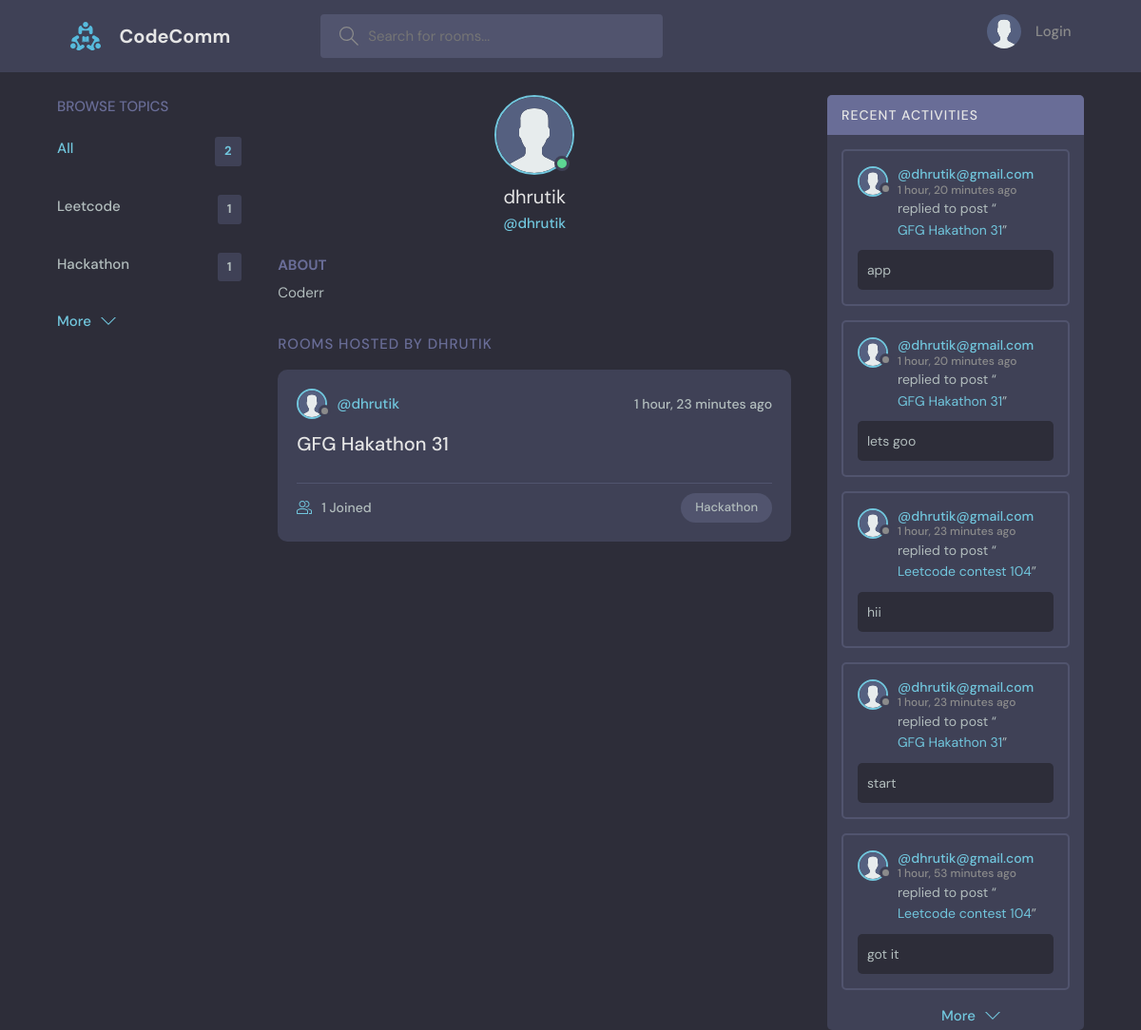
The app's page /profile/2/ with its own data.
### base/models.py (models this page shows, shortened)
class Topic(models.Model):
    name = models.CharField(max_length=200)

class User(AbstractUser):
    name = models.CharField(max_length=200, null=True)
    email = models.EmailField(unique=True,null=True)
    bio = models.TextField(null=True)
    avatar = models.ImageField(null=True,default="avatar.svg")
    USERNAME_FIELD = 'email'
    REQUIRED_FIELDS = []

class Room(models.Model):
    host = models.ForeignKey(User, on_delete=models.SET_NULL,null=True)
    topic = models.ForeignKey(Topic, on_delete=models.SET_NULL,null=True)
    name = models.CharField(max_length=200)
    description = models.TextField(null=True, blank = True)
    participants = models.ManyToManyField(User, related_name='participants', blank=True)
    updated = models.DateTimeField(auto_now=True)
    created = models.DateTimeField(auto_now_add=True)
    class Meta:
        ordering = ['-updated','-created']
    def __str__(self):
        return self.name

class Message(models.Model):
    user = models.ForeignKey(User, on_delete=models.CASCADE)
    room = models.ForeignKey(Room, on_delete=models.CASCADE)
    body = models.TextField()
    updated = models.DateTimeField(auto_now=True)
    created = models.DateTimeField(auto_now_add=True)
    class Meta:
        ordering = ['-updated','-created']

### base/views.py (the view)
# urls.py: path('profile/<str:pk>/', views.userProfile, name="user-profile"),
def userProfile(request,pk):
    user = User.objects.get(id=pk)
    rooms = user.room_set.all()
    room_messages = user.message_set.all()
    topics = Topic.objects.all()
    context = {'user':user,'rooms':rooms,'room_messages':room_messages,'topics':topics}
    return render(request, 'base/profile.html',context)

### base/templates/base/profile.html (shortened to what this page needs)
{% extends 'main.html' %}
{% block content %}
  <main class="profile-page layout layout--3">
    <div class="container">
      {% include 'base/topics_component.html' %}
      <div class="roomList">
        <div class="profile">
          <div class="profile__avatar">
            <div class="avatar avatar--large active">
              <img src="{{user.avatar.url}}" />
            </div>
          </div>
          <div class="profile__info">
            <h3>{{user.username}}</h3>
            <p>@{{user.username}}</p>
          </div>
          <div class="profile__about">
            <h3>About</h3>
            <p>
              {{user.bio}}
            </p>
          </div>
        </div>
        <div class="roomList__header">
          <div>
            <h2>Rooms Hosted by {{user.username}}</a>
            </h2>
          </div>
        </div>
        {% include 'base/feed_component.html' %}
      </div>
      {% include 'base/activity_component.html' %}
    </div>
  </main>
{% endblock content %}

### templates/main.html (shortened to what this page needs)
<!DOCTYPE html>
{% load static %}
<html lang="en">
  <head>
    <link rel="stylesheet" href="{% static 'styles/style.css' %}" />
  </head>
  <body>
    {% include 'navbar.html' %}
    {% block content %}
    {% endblock %}
  </body>
</html>

### templates/navbar.html (shortened to what this page needs)
{% load static %}
<header class="header header--loggedIn">
    <div class="container">
      <a href="{% url 'home' %}" class="header__logo">
        <img src="{% static 'images/logo.svg' %}" />
        <h1>CodeComm</h1>
      </a>
      <form class="header__search" method="GET" action="{% url 'home' %}">
        <label>
          <input type="text" name="q" placeholder="Search for rooms..." />
        </label>
      </form>
      <nav class="header__menu">
        {% if request.user.is_authenticated %}
        <div class="header__user">
          <a href="{% url 'user-profile' request.user.id %}">
            <div class="avatar avatar--medium active">
              <img src="{{request.user.avatar.url}}" />
            </div>
            <p>{{request.user.username}} <span>@{{request.user.username}}</span></p>
          </a>
          <button class="dropdown-button">
            <svg version="1.1" xmlns="http://www.w3.org/2000/svg" width="32" height="32" viewBox="0 0 32 32">
              <title>chevron-down</title>
              <path d="M16 21l-13-13h-3l16 16 16-16h-3l-13 13z"></path>
            </svg>
          </button>
        </div>
        {% else %}
        <a href="{% url 'login' %}">
          <img src="{% static 'images/avatar.svg' %}" />
          <p>Login</p>
        </a>
        {% endif %}
      </nav>
    </div>
  </header>

### base/templates/base/topics_component.html
<div class="topics">
    <div class="topics__header">
      <h2>Browse Topics</h2>
    </div>
    <ul class="topics__list">
      <li>
        <a href="{% url 'home' %}" class="active">All <span>{{topics.count}}</span></a>
      </li>
      {% for topic in topics %}
      <li>
        <a href="{% url 'home' %}?q={{topic.name}}">{{topic.name}} <span>{{topic.room_set.all.count}}</span> </a>
      </li>
      {% endfor %}
    </ul>
    <a class="btn btn--link" href="{% url 'topics' %}">
      More
      <svg version="1.1" xmlns="http://www.w3.org/2000/svg" width="32" height="32" viewBox="0 0 32 32">
        <title>chevron-down</title>
        <path d="M16 21l-13-13h-3l16 16 16-16h-3l-13 13z"></path>
      </svg>
    </a>
  </div>

### base/templates/base/feed_component.html (shortened to what this page needs)
{% for room in rooms %}
<div class="roomListRoom">
    <div class="roomListRoom__header">
      <a href="{% url 'user-profile' room.host.id %}" class="roomListRoom__author">
        <div class="avatar avatar--small">
          <img src="{{room.host.avatar.url}}" />
        </div>
        <span>@{{room.host.username}}</span>
      </a>
      <div class="roomListRoom__actions">
        <span>{{room.created|timesince}} ago</span>
      </div>
    </div>
    <div class="roomListRoom__content">
      <a href="{% url 'room' room.id %}">{{room.name}}</a>
    </div>
    <div class="roomListRoom__meta">
      <a href="{% url 'room' room.id %}" class="roomListRoom__joined">
        {{room.participants.all.count}} Joined
      </a>
      <p class="roomListRoom__topic">{{room.topic.name}}</p>
    </div>
  </div>
  {% endfor %}

### base/templates/base/activity_component.html (shortened to what this page needs)
<div class="activities">
    <div class="activities__header">
      <h2>Recent Activities</h2>
    </div>
    {% for message in room_messages %}
    <div class="activities__box">
      <div class="activities__boxHeader roomListRoom__header">
        <a href="{% url 'user-profile' message.user.id %}" class="roomListRoom__author">
          <div class="avatar avatar--small">
            <img src="{{message.user.avatar.url}}" />
          </div>
          <p>
            @{{message.user}}
            <span>{{message.created|timesince}} ago</span>
          </p>
        </a>
      </div>
      <div class="activities__boxContent">
        <p>replied to post “<a href="{% url 'room' message.room.id %}">{{message.room}}</a>”</p>
        <div class="activities__boxRoomContent">
            {{message.body}}
        </div>
      </div>
    </div>
    {% endfor %}
    <a style="padding-left: 120px; padding-bottom: 3px;" class="btn btn--link" href="{% url 'activity' %}">
      More
      <svg version="1.1" xmlns="http://www.w3.org/2000/svg" width="32" height="32" viewBox="0 0 32 32">
        <title>chevron-down</title>
        <path d="M16 21l-13-13h-3l16 16 16-16h-3l-13 13z"></path>
      </svg>
    </a>
  </div>

### records on screen
Topic: name "Leetcode", room_set.all.count "1"
Topic: name "Hackathon", room_set.all.count "1"
User: avatar (placeholder picture), username "dhrutik", bio "Coderr", username "DHRUTIK"
Room: host.avatar (placeholder picture), host.username "dhrutik", created "1 hour, 23 minutes", name "GFG Hakathon 31", participants.all.count "1", topic.name "Hackathon"
Message: user.avatar (placeholder picture), user "dhrutik@gmail.com", created "1 hour, 20 minutes", room "GFG Hakathon 31", body "app"
Message: user.avatar (placeholder picture), user "dhrutik@gmail.com", created "1 hour, 20 minutes", room "GFG Hakathon 31", body "lets goo"
Message: user.avatar (placeholder picture), user "dhrutik@gmail.com", created "1 hour, 23 minutes", room "Leetcode contest 104", body "hii"
Message: user.avatar (placeholder picture), user "dhrutik@gmail.com", created "1 hour, 23 minutes", room "GFG Hakathon 31", body "start"
Message: user.avatar (placeholder picture), user "dhrutik@gmail.com", created "1 hour, 53 minutes", room "Leetcode contest 104", body "got it"

### other values on screen
{{ topics.count }} "2"
